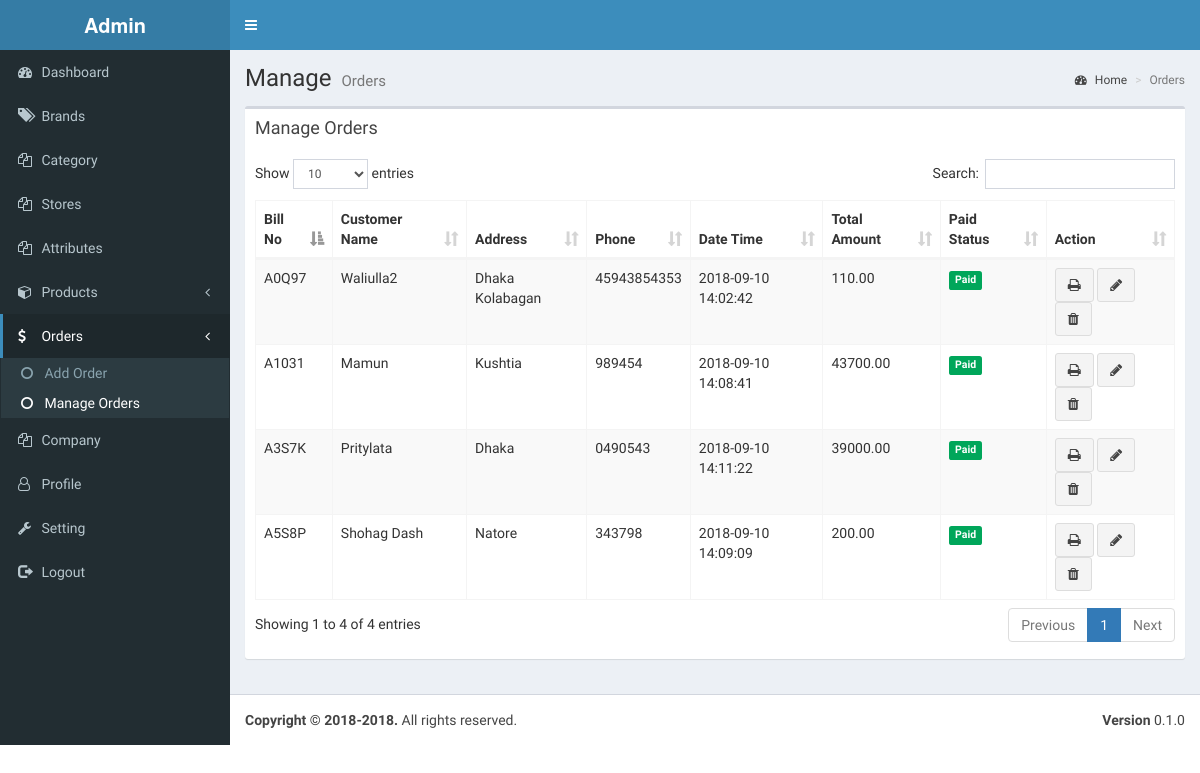
Screenshot of /orders.php (signed in) with the database file from the repository.
### tables this page shows
CREATE TABLE `orders` (
  `id` int(11) NOT NULL AUTO_INCREMENT,
  `bill_no` varchar(255) NOT NULL,
  `customer_name` varchar(255) NOT NULL,
  `customer_address` varchar(255) NOT NULL,
  `customer_phone` varchar(255) NOT NULL,
  `date_time` varchar(255) NOT NULL,
  `gross_amount` varchar(255) NOT NULL,
  `service_charge_rate` varchar(255) NOT NULL,
  `service_charge` varchar(255) NOT NULL,
  `vat_charge_rate` varchar(255) NOT NULL,
  `vat_charge` varchar(255) NOT NULL,
  `net_amount` varchar(255) NOT NULL,
  `discount` varchar(255) NOT NULL,
  `paid_status` tinyint(4) NOT NULL,
  `user_id` int(11) NOT NULL,
  PRIMARY KEY (`id`)
);

### orders.php (the view, shortened to what this page needs)
<?php
require_once 'include/header.php';
require_once 'include/db.php';
?>
<?php require_once 'include/sidebar.php'; ?>
    <div class="content-wrapper">
        <section class="content-header">
            <h1>
                Manage
                <small>Orders</small>
            </h1>
            <ol class="breadcrumb">
                <li><a href="#"><i class="fa fa-dashboard"></i> Home</a></li>
                <li class="active">Orders</li>
            </ol>
        </section>
        <section class="content">
            <div class="row">
                <div class="col-md-12 col-xs-12">
                    <div class="box">
                        <div class="box-header">
                            <h3 class="box-title">Manage Orders</h3>
                        </div>
                        <div class="box-body">
                            <table id="manageTable" class="table table-bordered table-striped">
                                <thead>
                                <tr>
                                    <th>Bill No</th>
                                    <th>Customer Name</th>
                                    <th>Address</th>
                                    <th>Phone</th>
                                    <th>Date Time</th>
                                    <th>Total Amount</th>
                                    <th>Paid Status</th>
                                    <th>Action</th>
                                </tr>
                                </thead>
                                <tbody>
                                <?php
                                $sql = "SELECT * FROM orders ORDER BY id DESC";
                                $st = $db->prepare($sql);
                                try{
                                    $st->execute();
                                    $result = $st->fetchAll(PDO::FETCH_ASSOC);
                                    foreach ($result as $results){
                                        if($results['paid_status'] == 1){
                                            $active = '<span class="label label-success">Paid</span>';
                                        }else{
                                            $active = '<span class="label label-warning">Unpaid</span>';
                                        }
                                        $html = '<tr id="'.$results['id'].'">
                                                    <td>'.$results['bill_no'].'</td>
                                                    <td>'.$results['customer_name'].'</td>
                                                    <td>'.$results['customer_address'].'</td>
                                                    <td>'.$results['customer_phone'].'</td>
                                                    <td>'.$results['date_time'].'</td>
                                                    <td>'.$results['net_amount'].'</td>
                                                    <td>'.$active.'</td>
                                                    <td>
                                                        <a target="_blank" href="print_order.php?id='.$results['id'].'" class="btn btn-default"><i class="fa fa-print"></i></a>
                                                        <a href="update_order.php?id='.$results['id'].'" class="btn btn-default"><i class="fa fa-pencil"></i></a>
                                                        <button type="button" class="btn btn-default" onclick="removeFunc('.$results['id'].')" data-toggle="modal" data-target="#removeModal"><i class="fa fa-trash"></i></button>
                                                    </td>
                                                 </tr>';
                                        echo $html;
                                    }
                                }catch (PDOException $e){
                                    $e->getMessage();
                                }
                                ?>
                                </tbody>
                            </table>
                        </div>
                    </div>
                </div>
            </div>
        </section>
    </div>
<?php require_once 'include/footer.php'; ?>

### rows the page displays
orders: bill_no "A3S7K", customer_name "Pritylata", customer_address "Dhaka", customer_phone "0490543", date_time "2018-09-10 14:11:22", net_amount "39000.00", paid_status "Paid"
orders: bill_no "A1031", customer_name "Mamun", customer_address "Kushtia", customer_phone "989454", date_time "2018-09-10 14:08:41", net_amount "43700.00", paid_status "Paid"
orders: bill_no "A0Q97", customer_name "Waliulla2", customer_address "Dhaka Kolabagan", customer_phone "45943854353", date_time "2018-09-10 14:02:42", net_amount "110.00", paid_status "Paid"
orders: bill_no "A5S8P", customer_name "Shohag Dash", customer_address "Natore", customer_phone "343798", date_time "2018-09-10 14:09:09", net_amount "200.00", paid_status "Paid"
